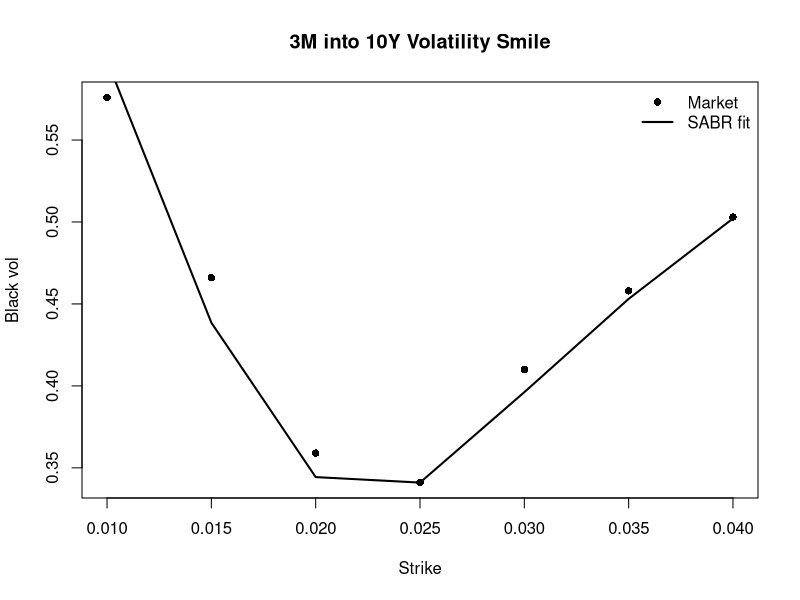

The R script that drew this image:
# ========================================================================
# ATM SABR implied volatility approximation (special-case Hagan formula)
#
# Purpose: Calculate the model implied volatility of a ATM option using 
#          the special-case formula
#
# Inputs:
#  --- F_0:   forward price/rate (> 0); numeric scalar or vector
#  --- H:     time to expiry in years (> 0); numeric scalar
#  --- alpha: SABR volatility level (> 0); numeric scalar
#  --- beta:  SABR elasticity (typically in [0, 1]); numeric scalar
#  --- rho:   correlation parameter with abs(rho) < 1; numeric scalar
#  --- v:     vol-of-vol (>= 0); numeric scalar
#
# Output:
#  --- vol_atm: implied Black volatility at-the-money; numeric vector

sabr_atm_vol <- function(F_0, H, alpha, beta, rho, v) {
  alpha / (F_0^(1 - beta)) *
    (1 + H * (
      ((1 - beta)^2 / 24) * (alpha^2 / (F_0^(2 - 2*beta))) +
        ((rho * beta * v) / 4) * (alpha / (F_0^(1 - beta))) +
        ((2 - 3 * rho^2) / 24) * (v^2)
    ) 
    )
}

  
# ========================================================================
# SABR implied volatility approximation (general Hagan formula)
#
# Purpose: Computes SABR model implied volatility
#
# Inputs:
#  --- F_0:   forward price/rate (F_0 > 0); numeric scalar or vector
#  --- K:     strike (K > 0); numeric scalar or vector
#  --- H:     time to expiry in years (H > 0); numeric scalar
#  --- alpha: SABR volatility level (alpha > 0); numeric scalar
#  --- beta:  SABR elasticity (typically in [0, 1]); numeric scalar
#  --- rho:   correlation parameter with abs(rho) < 1; numeric scalar
#  --- v:     vol-of-vol (v >= 0); numeric scalar
#
# Output:
#  --- vol: implied Black volatility for each (F_0, K) pair; numeric vector
#
# Notes:
#  --- Uses the function sabr_atm_vol(F_0, H, alpha, beta, rho, v) 
#      for the ATM case

sabr_vol <- function(F_0, K, H, alpha, beta, rho, v) {
  
  if (any(F_0 <= 0) || any(K <= 0)) stop("F_0 and K must be > 0 
                                     (Black/lognormal SABR).")
  if (alpha <= 0)                 stop("alpha must be > 0")
  if (H <= 0)                     stop("H must be > 0")
  if (abs(rho) >= 1)              stop("|rho| must be < 1")
  if (v < 0)                     stop("v must be >= 0")
  
  # Define variables for repeatedly appearing calculations
  one_m_b <- 1 - beta
  logFK   <- log(F_0 / K)    # log-moneyness
  abslog  <- abs(logFK)
  FK_beta <- (F_0 * K)^(one_m_b / 2)
  
  # Denominator correction - adjusts for log(F_0/K) terms
  log2 <- logFK^2
  log4 <- log2^2
  denom <- FK_beta * (1 + (one_m_b^2/24) * log2 + (one_m_b^4/1920) * log4)
  
  # Hagan variables z and x(z)
  z  <- (v / alpha) * FK_beta * logFK
  xz <- log((sqrt(1 - 2*rho*z + z^2) + z - rho) / (1 - rho))
  
  # z/x(z) has a removable singularity at z=0 ATM
  # Use the limit z/x(z) -> 1 for numerical stability
  z_over_x <- ifelse(abs(z) < 1e-08, 1, z / xz)
  
  # Time correction term - accounts for expiry horizon H
  term1 <- (one_m_b^2/24) * (alpha^2 / ((F_0*K)^(one_m_b)))
  term2 <- (rho*beta*v/4) * (alpha / FK_beta)
  term3 <- ((2 - 3*rho^2) * v^2 / 24)
  
  vol <- (alpha / denom) * z_over_x * (1 + (term1 + term2 + term3) * H)
  
  # Near ATM situation -> use explicit ATM formula when log(F_0/K) is very small
  idx_atm <- abslog < 1e-10
  if (any(idx_atm)) vol[idx_atm] <- sabr_atm_vol(F_0, H, alpha, beta, rho, v)
  
  vol
}

    

# ========================================================================
# Numerical rootfinding of alpha from ATM via the cubic (Helper)
#
# Purpose: If we rearrange the ATM approximation equation to solve for alpha, 
#          we obtain a polynomial equation in alpha. In this implementation the 
#          rearrangement is written as a cubic:
#               a3 * alpha^3 + a2 * alpha^2 + a1 * alpha + a0 = 0
#
#          This function constructs the cubic coefficients (a0..a3) implied by 
#          the ATM approximation and returns *all* roots of the polynomial 
#          using polyroot().
#
# Inputs:
#  --- rho:       SABR correlation (abs(rho) < 1)
#  --- v:         vol-of-vol (>= 0)
#  --- F_0:       forward price/rate (> 0)
#  --- H:         time to expiry in years (> 0)
#  --- beta:      elasticity (typically in [0, 1])
#  --- sigma_atm: observed market ATM implied Black volatility (> 0)
#
# Output:
#  --- roots: complex vector of length 3 containing the cubic roots for alpha
#
# Notes:
#  --- This is a numerical helper, real_alpha_roots() is used to pick alpha
#  --- polyroot() can return complex roots even when real solutions exist
#
# ========================================================================

alpha_roots <- function(rho, v, F_0, H, beta, sigma_atm) {
  
  # a3*alpha^3 + a2*alpha^2 + a1*alpha + a0 = 0
  a3 <- (1 - beta)^2 * H / (24 * F_0^(2 - 2*beta))
  a2 <- rho * beta * v * H / (4 * F_0^(1 - beta))
  a1 <- 1 + (2 - 3 * rho^2) * v^2 * H / 24
  a0 <- -sigma_atm * F_0^(1 - beta)
  
  # Find the roots
  polyroot(c(a0, a1, a2, a3))
}

# ========================================================================
# Numerical finding of real roots from ATM via the cubic 
#
# Purpose: Calls alpha_roots(...) to compute all cubic roots for alpha.
#          Then it filters those roots to keep only roots that are (numerically)
#          real (imaginary part close to zero) and positive. Finally, it returns
#          the smallest positive real root
#
# Inputs:
#  --- rho:       SABR correlation (|rho| < 1); controls skew/asymmetry
#  --- v:         vol-of-vol (>= 0); controls smile curvature
#  --- F_0:       forward price/rate (> 0)
#  --- H:         time to expiry in years (> 0)
#  --- beta:      elasticity (typically in [0, 1])
#  --- sigma_atm: observed market ATM implied Black volatility (> 0)
#  --- imag_tol:  tolerance for treating complex roots as real (default 1e-6)
#
# Output:
#  --- alpha_hat: calibrated alpha implied by ATM, chosen as the smallest 
#                 positive real root of the cubic
#
# Notes:
#  --- Stops with an error if no positive real root is found (handled later
#      in the full calibration routine via tryCatch(...) block)
#  --- Numerical root solvers typically return tiny imaginary parts due to 
#      floating point error (e.g. 0.5000000 + 1e-12 i). We treat such roots as
#      real if the imaginary part is below a tolerance parameter imag_tol
#
# ========================================================================

real_alpha_roots <- function(rho, v, F_0, H, beta, sigma_atm, imag_tol = 1e-6) {
  # Find all roots
  roots <- alpha_roots(rho, v, F_0, H, beta, sigma_atm)
  
  # Take only real positive roots
  real_roots          <- Re(roots)[abs(Im(roots)) < imag_tol]
  positive_real_roots <- real_roots[real_roots > 0]
  
  if (length(positive_real_roots) == 0) stop("No positive real root for alpha.")
  
  # Return the smallest root
  min(positive_real_roots)
}


# ========================================================================
# Year fraction between two dates
#
# Purpose: Convert two calendar dates into a time-to-expiry expressed in years.
#          This is needed in SABR because the model formulas use a continuous 
#          time horizon H in years
#
# Inputs:
#  --- SettleDate:   valuation/settlement date (Date / POSIXct)
#  --- ExerciseDate: option expiry/exercise date (Date / POSIXct)
#
# Output:
#  --- H: time difference in years (numeric)
#
# Notes:
#  --- Uses 365.242199 days per year (mean tropical year) as a constant scaling
#
# ========================================================================

yearfrac <- function(SettleDate, ExerciseDate) {
  as.numeric(difftime(ExerciseDate, SettleDate, units = "days")) / 365.242199
}
    

# ========================================================================
# Calibration of SABR parameters (rho, v) for ONE expiry by using implied
# alpha from ATM
#
# Purpose: Calibrate the SABR smile for a single maturity H by:
#          (1) identifying the ATM quote (closest strike to F_0)
#          (2) solving for alpha from the ATM volatility (via real_alpha_roots),
#              given candidate (rho*, v*) and fixed beta
#          (3) fitting (hat_rho, hat_nu) by minimizing the sum of squared errors 
#              between market implied vols and SABR model vols across strikes
#          (4) recomputing the final alpha implied by ATM using the fitted 
#              (hat_rho, hat_nu).
#
# Inputs:
#  --- SettleDate:          settlement date (used in yearfrac)
#  --- ExerciseDate:        option expiry/exercise date (used in yearfrac)
#  --- F_0:                 forward price/rate at SettleDate (> 0)
#  --- K_vec:               vector of strikes (> 0), same length as vol_vec
#  --- vol_vec:             vector of market implied Black vols, same length as
#                           K_vec
#  --- beta:                fixed SABR elasticity (usually in [0, 1], often 0.5)
#  --- start:               initial guess for optimizer parameters (rho, v)
#  --- lower:               lower bounds for (rho, v) in optimization
#  --- upper:               upper bounds for (rho, v) in optimization
#  --- include_atm_in_fit:  if FALSE (default), sets the ATM residual to 0 so ATM
#                           is not overweighted (alpha is already pinned to ATM)
#
# Output (list):
#  --- Alpha:    final alpha implied from ATM using calibrated (hat_rho, hat_nu)
#  --- Beta:     beta used (fixed)
#  --- Rho:      calibrated rho (smile skew/asymmetry)
#  --- Nu:       calibrated v (smile curvature / vol-of-vol)
#  --- SSE:      final sum of squared errors across strikes
#  --- conv:     optim() convergence code; 0 typically indicates success
#  --- idx_atm:  index of the strike treated as ATM (closest to F_0)
#
# Notes:
#  --- Uses yearfrac(SettleDate, ExerciseDate) to compute H in years
#  --- Uses optim(..., method="L-BFGS-B") to fit (rho, v) with bounds
#  --- Uses penalty residuals (1e3) to keep optimizer away from invalid regions
#      (abs(rho) close to 1, v < 0 or when alpha cannot be solved robustly)
#  --- Requires sabr_vol(), real_alpha_roots() and their dependencies.
#
# ========================================================================

calibrate_sabr_one_expiry <- function(SettleDate, ExerciseDate, F_0, K_vec, vol_vec,
                                      beta = 0.5,
                                      start = c(0, 0.5),
                                      lower = c(-0.999, 1e-8),
                                      upper = c( 0.999, 10.0),
                                      include_atm_in_fit = FALSE) {
  
  # Identify which strike is ATM (closest to F_0)
  idx_atm <- which.min(abs(K_vec - F_0))
  sigma_atm <- vol_vec[idx_atm]
  
  # Convert dates to year fraction
  H <- yearfrac(SettleDate, ExerciseDate)
  
  # Residuals vector (MarketVols - ModelVols)
  residual_vec <- function(X) {
    rho <- X[1]
    v  <- X[2]
    
    # Boundary penalties - keep optimizer away from invalid regions
    if (abs(rho) > 0.9999 || v < 0) return(rep(1e3, length(K_vec)))
    
    # Robust calculation of the real positive roots of alpha
    alpha <- tryCatch(
      real_alpha_roots(rho, v, F_0, H, beta, sigma_atm),
      error = function(e) NA_real_
    )
    # Penalize when alpha cannot be solved robustly
    if (!is.finite(alpha) || alpha <= 0) return(rep(1e3, length(K_vec)))
    
    # Compute model vols across strikes using Hagan SABR
    model <- sabr_vol(F_0, K_vec, H, alpha, beta, rho, v)
    
    # Residuals (vector)
    res <- vol_vec - model
    
    # (OPTIONAL) Remove ATM from fitting because alpha is forced to match ATM to
    # prevent giving the ATM extra influence relative to the other strikes 
    if (!include_atm_in_fit) res[idx_atm] <- 0
    
    res
  }
  
  # Least-squares objective
  # minimize sum(residuals^2)
  sse_obj <- function(X) {
    r <- residual_vec(X)
    sum(r^2)
  }
  
  # Optimization over (rho, v) with bounds
  fit <- optim(
    par    = start,
    fn     = sse_obj,
    method = "L-BFGS-B",
    lower  = lower,
    upper  = upper
  )
  
  # Extract calibrated parameters
  rho_hat <- fit$par[1]
  nu_hat  <- fit$par[2]
  
  # Final alpha implied from ATM using calibrated (rho_hat, nu_hat)
  alpha_hat <- real_alpha_roots(rho_hat, nu_hat, F_0, H, beta, sigma_atm)
  
  list(
    Alpha   = alpha_hat,
    Beta    = beta,
    Rho     = rho_hat,
    Nu      = nu_hat,
    SSE     = fit$value,
    conv    = fit$convergence,
    idx_atm = idx_atm
  )
}

# ========================================================================
# Calibration of a SABR volatility SURFACE across multiple expiries
#
# Purpose: Build a SABR parameter surface by calibrating SABR independently for
#          each expiry (each column of the market smile data). For every expiry:
#            (1) pick the forward F_0 for that maturity
#            (2) take the vector of strikes K and market vols for that maturity
#            (3) call calibrate_sabr_one_expiry(...) to fit (rho, v) and imply
#                alpha from the ATM quote (given fixed beta)
#          The results are then collected into a parameter table (one row per 
#          expiry)
#
# Inputs:
#  --- SettleDate:           settlement date (used in yearfrac)
#  --- ExerciseDates:        vector of expiries (length = n_exp)
#  --- MarketStrikes:        matrix of strikes with dimensions [n_strikes x n_exp]
#                            where column j corresponds to expiry ExerciseDates[j]
#  --- MarketVolatilities:   matrix of market implied Black vols with the same
#                            dimensions as MarketStrikes
#  --- CurrentForwardValues: vector of forwards (length = n_exp), one forward per
#                            expiry
#  --- beta:                 fixed SABR elasticity (typically in [0, 1], often 0.5)
#  --- start:                initial guess for (rho, v) for each expiry calibration
#  --- include_atm_in_fit:   passed through to calibrate_sabr_one_expiry(); if FALSE
#                            (default), ATM residual is set to 0 to avoid overweighting
#
# Output (list):
#  --- params:  data.frame with one row per expiry containing:
#               Alpha, Beta, Rho, Nu, SSE, conv
#  --- details: list of length n_exp with the full calibration output for each expiry
#               (including idx_atm and any other diagnostics returned)
#
# Notes:
#  --- This is a per-expiry calibration, i.e. no smoothing across maturities
#  --- Assumes MarketStrikes and MarketVolatilities are aligned column-wise to
#      ExerciseDates and CurrentForwardValues
#  --- Requires calibrate_sabr_one_expiry() and all underlying helpers
#
# ========================================================================

calibrate_sabr_surface <- function(SettleDate, ExerciseDates,
                                   MarketStrikes, MarketVolatilities,
                                   CurrentForwardValues,
                                   beta = 0.5,
                                   start = c(0, 0.5),
                                   include_atm_in_fit = FALSE) {
  
  n_exp <- length(ExerciseDates)
  res_list <- vector("list", n_exp)
  
  # Iterate over each expiry to obtain the surface
  for (j in 1:n_exp) {
    res_list[[j]] <- calibrate_sabr_one_expiry(
      SettleDate         = SettleDate,
      ExerciseDate       = ExerciseDates[j],
      F_0                  = as.numeric(CurrentForwardValues[j]),
      K_vec              = as.numeric(MarketStrikes[, j]),
      vol_vec            = as.numeric(MarketVolatilities[, j]),
      beta               = beta,
      start              = start,
      include_atm_in_fit = include_atm_in_fit
    )
  }
  
  # Pack results into a convenient table
  out <- data.frame(
    Alpha = sapply(res_list, function(x) x[["Alpha"]]),
    Beta  = sapply(res_list, function(x) x[["Beta"]]),
    Rho   = sapply(res_list, function(x) x[["Rho"]]),
    Nu    = sapply(res_list, function(x) x[["Nu"]]),
    SSE   = sapply(res_list, function(x) x[["SSE"]]),
    conv  = sapply(res_list, function(x) x[["conv"]])
  )
  
  list(params = out, details = res_list)
}

# ========================================================================
# Plot market volatility smile vs SABR fitted smile for one expiry 
#
# Purpose: Visualize how well the calibrated SABR parameters match the observed
#          market implied Black volatilities for a single expiry index j.
#          The function takes the j-th maturity slice, computes the SABR fitted
#          volatilities using the calibrated parameters and overlays the market
#          smile (points) and SABR fitted smile (line)
#
# Inputs:
#  --- j:                    integer index of the expiry slice to plot
#  --- results:              calibration output from calibrate_sabr_surface()
#                            (must contain results$details[[j]] 
#                            with Alpha/Beta/Rho/Nu)
#  --- Settle:               settlement/valuation date (used in yearfrac)
#  --- ExerciseDates:        vector of expiries (length = n_exp)
#  --- MarketStrikes:        matrix [n_strikes x n_exp] of strikes 
#                            (column j = expiry j)
#  --- MarketVolatilities:   matrix [n_strikes x n_exp] of market implied Black 
#                            vols aligned with MarketStrikes
#  --- CurrentForwardValues: vector of forwards (length = n_exp), one per expiry
#
# Output:
#  --- A base R plot
# ========================================================================

plot_smile <- function(j, results, Settle, ExerciseDates, MarketStrikes,
                       MarketVolatilities, CurrentForwardValues) {
  
  pars    <- results$details[[j]]
  
  F_0     <- as.numeric(CurrentForwardValues[j])
  K       <- as.numeric(MarketStrikes[, j])
  vol_mkt <- as.numeric(MarketVolatilities[, j])
  H       <- yearfrac(Settle, ExerciseDates[j])
  
  vol_fit <- sabr_vol(F_0, K, H, pars$Alpha, pars$Beta, pars$Rho, pars$Nu)
  
  plot(K, vol_mkt, pch = 16, xlab = "Strike", ylab = "Black vol",
       main = paste0(Maturities[j]," into ",Tenor, " Volatility Smile"))
  
  lines(K, vol_fit, lwd = 2)
  
  legend("topright", legend = c("Market", "SABR fit"),
         pch = c(16, NA), lwd = c(NA, 2), bty = "n")
}

# ============================================================================

# ========================================================================
# Plot SABR volatility surface
#
# Purpose:
#   Plot the calibrated SABR implied volatility surface as a 3D surface using
#   base R's persp(). The surface is evaluated on a common strike grid across
#   all expiries, while maturities are represented by year fractions H
#
# What it does:
#   1) Builds H_vec = yearfrac(SettleDate, ExerciseDates) (x-axis)
#   2) Builds a common strike grid K_grid (y-axis)
#   3) For each expiry j, pulls SABR params (Alpha, Beta, Rho, Nu) from fit$details[[j]]
#      and computes vols on K_grid using sabr_vol(F0, K_grid, H_j, ...)
#   4) Assembles the z-matrix for persp() with orientation:
#        x = H_vec  (length nH)
#        y = K_grid (length nK)
#        z must be a matrix with nrow(z) = nH and ncol(z) = nK
#      Therefore we compute vol_mat as [nK x nH] and pass z = t(vol_mat).
#
# Inputs:
#  --- results:              calibration output from calibrate_sabr_surface() 
#                            (must contain results$details list)
#  --- SettleDate:           Date object used to compute maturities in years
#  --- ExerciseDates:        Date object used to compute maturities in years
#  --- MarketStrikes:        strike matrix [n_strikes x n_exp] 
#                            (used only to set grid range)
#  --- CurrentForwardValues: vector of forwards per expiry (length n_exp)
#  --- strike_grid:          optional numeric vector; 
#                            if NULL, a grid is created automatically
#  --- n_strike:             number of strike points if strike_grid is NULL
#  --- theta, phi, expand, ticktype: passed to persp() for viewing angle/scale
#
# Output:
#   - Draws a 3D surface plot
# ========================================================================


plot_surface <- function(results,
                         SettleDate, ExerciseDates,
                         MarketStrikes, CurrentForwardValues,
                         strike_grid = NULL,
                         n_strike = 60,
                         theta = 45, phi = 25, expand = 0.7,
                         ticktype = "detailed") {
  
  n_exp <- length(ExerciseDates)
  if (n_exp != ncol(MarketStrikes))     
                    stop("ExerciseDates length must match ncol(MarketStrikes).")
  
  if (n_exp != length(CurrentForwardValues)) 
                    stop("CurrentForwardValues length must match ExerciseDates.")
  
  if (is.null(results$details) || length(results$details) != n_exp) 
                    stop("results must be output of calibrate_sabr_surface().")
  
  # x-axis: maturities in years
  H_vec <- yearfrac(SettleDate, ExerciseDates)
  
  # y-axis: strike grid 
  if (is.null(strike_grid)) {
    K_min <- min(MarketStrikes, na.rm = TRUE)
    K_max <- max(MarketStrikes, na.rm = TRUE)
    K_grid <- seq(K_min, K_max, length.out = n_strike)
  } else {
    K_grid <- as.numeric(strike_grid)
  }
  
  # Compute vols on grid: vol_mat_KH is [K x H]
  vol_mat_KH <- matrix(NA_real_, nrow = length(K_grid), ncol = n_exp)
  for (j in 1:n_exp) {
    pars <- results$details[[j]]
    F0   <- as.numeric(CurrentForwardValues[j])
    Hj   <- H_vec[j]
    
    vol_mat_KH[, j] <- sabr_vol(F0, K_grid, Hj, pars$Alpha, pars$Beta, pars$Rho, pars$Nu)
  }
  
  # persp needs z as [H x K] because x=H_vec and y=K_grid
  z_HK <- t(vol_mat_KH)
  
  persp(x = H_vec, y = K_grid, z = z_HK,
        xlab = "Maturity (years)", ylab = "Strike", zlab = "Black vol",
        main = "SABR Implied Volatility Surface", 
        theta = theta, phi = phi, expand = expand, ticktype = ticktype)
}

# ========================================================================
# ========================================================================
# ========================================================================

SettleDate     <- as.Date('16-Jan-2026', format = "%d-%b-%Y")

ExerciseDatesChar <- c('16-Mar-2026','16-Jan-2027','16-Jan-2028','16-Jan-2029',
                       '16-Jan-2030','16-Jan-2031','16-Jan-2033','16-Jan-2036')
ExerciseDates     <- as.Date(ExerciseDatesChar, format = "%d-%b-%Y")

YearsToExercise <- yearfrac(SettleDate, ExerciseDates)
Maturities      <- c("3M", "1Y", "2Y", "3Y", "4Y", "5Y", "7Y", "10Y")
Tenor           <- "10Y"
MarketVolatilities <- matrix(c(
  # 3M,   1Y,   2Y,   3Y,   4Y,   5Y,   7Y,   10Y
  57.6, 53.7, 49.4, 45.6, 44.1, 41.1, 35.2, 32.0,
  46.6, 46.9, 44.8, 41.6, 39.8, 37.4, 33.4, 31.0,
  35.9, 39.3, 39.6, 37.9, 37.2, 34.7, 30.5, 28.9,
  34.1, 36.5, 37.8, 36.6, 35.0, 31.9, 28.1, 26.6, # ATM 
  41.0, 41.3, 39.5, 37.8, 36.0, 32.6, 29.0, 26.0,
  45.8, 43.4, 41.9, 39.2, 36.9, 33.2, 29.6, 26.3,
  50.3, 46.9, 44.0, 40.0, 37.5, 33.8, 30.2, 27.3
), nrow = 7, byrow = TRUE) / 100  

MarketStrikes <- matrix(c(
  # 3M,   1Y,   2Y,   3Y,   4Y,   5Y,   7Y,   10Y
  1.00, 1.25, 1.68, 2.00, 2.26, 2.41, 2.58, 2.62,
  1.50, 1.75, 2.18, 2.50, 2.76, 2.91, 3.08, 3.12,
  2.00, 2.25, 2.68, 3.00, 3.26, 3.41, 3.58, 3.62,
  2.50, 2.75, 3.18, 3.50, 3.76, 3.91, 4.08, 4.12, # ATM 
  3.00, 3.25, 3.68, 4.00, 4.26, 4.41, 4.58, 4.62,
  3.50, 3.75, 4.18, 4.50, 4.76, 4.91, 5.08, 5.12,
  4.00, 4.25, 4.68, 5.00, 5.26, 5.41, 5.58, 5.62
), nrow = 7, byrow = TRUE) / 100

# Current Forward Rates and ATM Vols across the maturities
CurrentForwardValues <- MarketStrikes[4,]
ATMVolatilities      <- MarketVolatilities[4,]

results_calibration <- calibrate_sabr_surface(
  SettleDate = SettleDate,
  ExerciseDates = ExerciseDates,
  MarketStrikes = MarketStrikes,
  MarketVolatilities   = MarketVolatilities,
  CurrentForwardValues = CurrentForwardValues,
  beta  = 0.5,
  start = c(0, 0.5),
  include_atm_in_fit = FALSE)

plot_smile(j = 1,
           results_calibration, 
           SettleDate, ExerciseDates,
           MarketStrikes, 
           MarketVolatilities, 
           CurrentForwardValues)

# plot_surface(results_calibration,
#              SettleDate,
#              ExerciseDates,
#              MarketStrikes,
#              CurrentForwardValues,
#              n_strike = 80)






